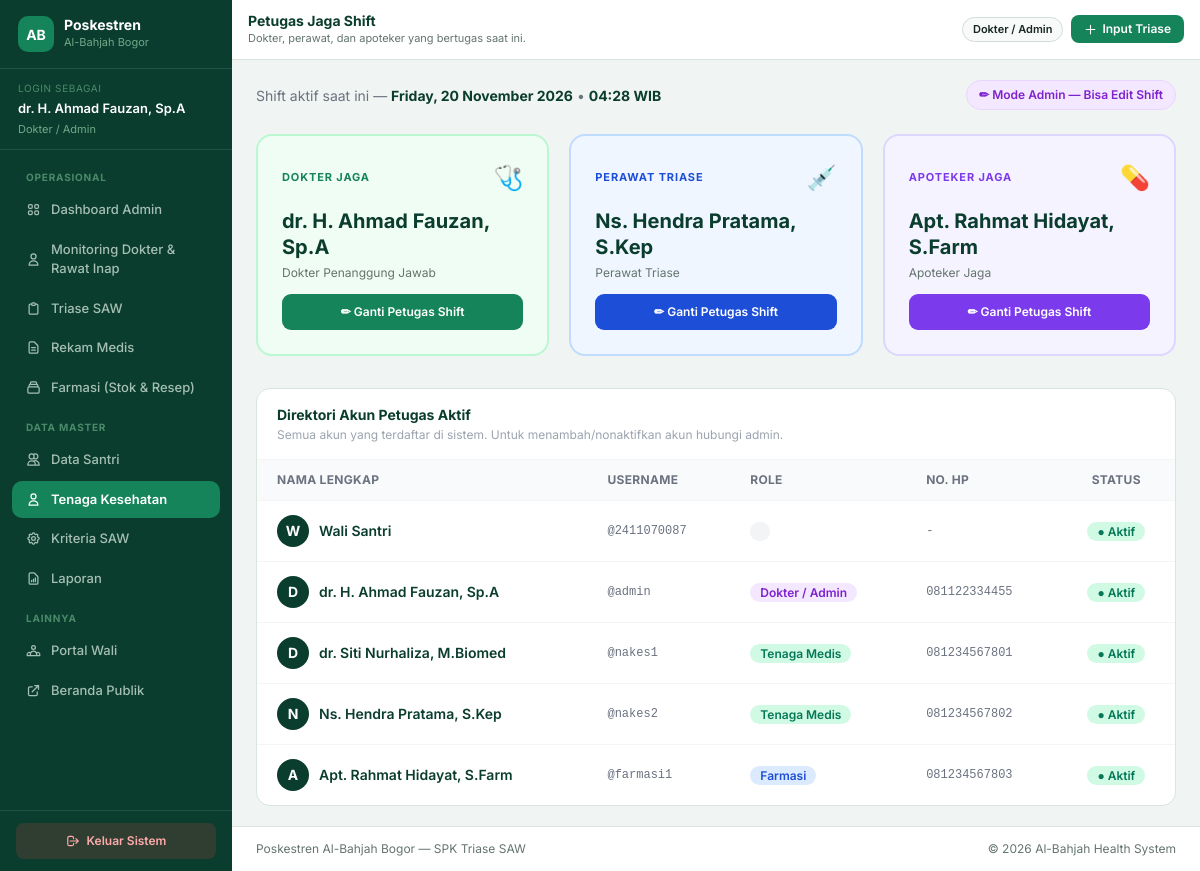
Screenshot of /nakes.php (signed in) with the database file from the repository.
### tables this page shows
CREATE TABLE `shift_jaga` (
  `id` int(11) NOT NULL AUTO_INCREMENT,
  `posisi` varchar(50) NOT NULL,
  `nama` varchar(150) NOT NULL,
  `catatan` varchar(255) DEFAULT '',
  `updated_by` int(11) DEFAULT NULL,
  `updated_at` datetime DEFAULT current_timestamp() ON UPDATE current_timestamp(),
  PRIMARY KEY (`id`),
  UNIQUE KEY `posisi` (`posisi`)
);

CREATE TABLE `users` (
  `id` int(11) NOT NULL AUTO_INCREMENT,
  `username` varchar(50) NOT NULL,
  `password_hash` varchar(255) NOT NULL,
  `nama_lengkap` varchar(100) NOT NULL,
  `role` enum('admin','petugas_kesehatan','petugas_farmasi','santri_wali') NOT NULL,
  `no_hp` varchar(20) DEFAULT NULL,
  `is_active` tinyint(1) DEFAULT 1,
  `created_at` timestamp NOT NULL DEFAULT current_timestamp(),
  `updated_at` timestamp NOT NULL DEFAULT current_timestamp() ON UPDATE current_timestamp(),
  `password` varchar(255) NOT NULL,
  PRIMARY KEY (`id`),
  UNIQUE KEY `username` (`username`)
);

### nakes.php (the view, shortened to what this page needs)
<?php
require_once 'header.php';
$conn->query("CREATE TABLE IF NOT EXISTS shift_jaga (
    id          INT AUTO_INCREMENT PRIMARY KEY,
    posisi      VARCHAR(50)  NOT NULL UNIQUE,  -- 'dokter', 'perawat', 'farmasi'
    nama        VARCHAR(150) NOT NULL,
    catatan     VARCHAR(255) DEFAULT '',
    updated_by  INT DEFAULT NULL,
    updated_at  DATETIME DEFAULT CURRENT_TIMESTAMP ON UPDATE CURRENT_TIMESTAMP
) ENGINE=InnoDB DEFAULT CHARSET=utf8mb4");
$shift = [];
$res   = $conn->query("SELECT sj.*, u.nama_lengkap as diubah_oleh
                        FROM shift_jaga sj
                        LEFT JOIN users u ON u.id = sj.updated_by
                        ORDER BY FIELD(posisi,'dokter','perawat','farmasi')");
while ($r = $res->fetch_assoc()) $shift[$r['posisi']] = $r;
$dokter_list  = [];
$perawat_list = [];
$farmasi_list = [];
$res_users = $conn->query("SELECT id, nama_lengkap, role FROM users WHERE is_active=1 AND role != 'santri_wali' ORDER BY role, nama_lengkap");
while ($u = $res_users->fetch_assoc()) {
    if ($u['role'] === 'admin' || $u['role'] === 'petugas_kesehatan') {
        $nama_low = strtolower($u['nama_lengkap']);
        $is_dr = strpos($nama_low,'dr.') !== false || strpos($nama_low,'sp.') !== false;
        if ($is_dr) $dokter_list[]  = $u;
        else        $perawat_list[] = $u;
    } elseif ($u['role'] === 'petugas_farmasi') {
        $farmasi_list[] = $u;
    }
}
$posisi_config = [
    'dokter'  => ['label'=>'Dokter Jaga',   'icon'=>'🩺', 'color'=>'#16845B', 'bg'=>'#f0fdf4', 'border'=>'#bbf7d0', 'list'=>$dokter_list],
    'perawat' => ['label'=>'Perawat Triase', 'icon'=>'💉', 'color'=>'#1d4ed8', 'bg'=>'#eff6ff', 'border'=>'#bfdbfe', 'list'=>$perawat_list],
    'farmasi' => ['label'=>'Apoteker Jaga',  'icon'=>'💊', 'color'=>'#7c3aed', 'bg'=>'#f5f3ff', 'border'=>'#ddd6fe', 'list'=>$farmasi_list],
];
?>
<div class="flex items-center justify-between mb-6">
    <div>
        <p class="text-sm text-gray-500 mt-0.5">
            Shift aktif saat ini &mdash;
            <strong class="text-[#0B3D2E]"><?= date('l, d F Y'); ?></strong> &bull;
            <strong class="text-[#0B3D2E]"><?= date('H:i'); ?> WIB</strong>
        </p>
    </div>
    <?php if ($user_role === 'admin'): ?>
    <span class="text-xs font-semibold px-3 py-1.5 rounded-full bg-purple-100 text-purple-700 border border-purple-200">
        ✏ Mode Admin — Bisa Edit Shift
    </span>
    <?php endif; ?>
</div>
<div class="grid grid-cols-1 md:grid-cols-3 gap-5 mb-8">
    <?php foreach ($posisi_config as $posisi => $cfg):
        $data = $shift[$posisi] ?? null;
        $nama_jaga   = $data['nama']    ?? '(Belum diatur)';
        $catatan_jaga = $data['catatan'] ?? '';
    ?>
    <div style="background:<?= $cfg['bg']; ?>; border:2px solid <?= $cfg['border']; ?>; border-radius:16px; padding:24px; display:flex; flex-direction:column; gap:12px;">
        <div class="flex items-center justify-between">
            <span style="font-size:11px;font-weight:700;text-transform:uppercase;letter-spacing:.08em;color:<?= $cfg['color']; ?>;">
                <?= $cfg['label']; ?>
            </span>
            <span style="font-size:24px;"><?= $cfg['icon']; ?></span>
        </div>
        <div>
            <div style="font-size:20px;font-weight:700;color:#0B3D2E;line-height:1.3;">
                <?= htmlspecialchars($nama_jaga); ?>
            </div>
            <?php if (!empty($catatan_jaga)): ?>
            <div style="font-size:12px;color:#64756D;margin-top:4px;">
                <?= htmlspecialchars($catatan_jaga); ?>
            </div>
            <?php endif; ?>
        </div>
        <?php if ($user_role === 'admin'): ?>
        <button onclick="bukaEdit('<?= $posisi; ?>', '<?= addslashes($nama_jaga); ?>', '<?= addslashes($catatan_jaga); ?>', '<?= $cfg['label']; ?>')"
                style="margin-top:auto;padding:9px 0;background:<?= $cfg['color']; ?>;color:#fff;border:none;border-radius:9px;font-size:12px;font-weight:600;cursor:pointer;transition:opacity .15s;width:100%;"
                onmouseover="this.style.opacity='.85'" onmouseout="this.style.opacity='1'">
            ✏ Ganti Petugas Shift
        </button>
        <?php endif; ?>
    </div>
    <?php endforeach; ?>
</div>
<div class="card overflow-hidden">
    <div class="px-5 py-4 border-b border-gray-100 flex items-center justify-between">
        <div>
            <h2 class="text-sm font-bold text-[#0B3D2E]">Direktori Akun Petugas Aktif</h2>
            <p class="text-xs text-gray-400 mt-0.5">Semua akun yang terdaftar di sistem. Untuk menambah/nonaktifkan akun hubungi admin.</p>
        </div>
    </div>
    <div class="overflow-x-auto">
        <table class="w-full text-sm">
            <thead>
                <tr class="bg-gray-50 text-xs text-gray-500 font-semibold border-b border-gray-100 uppercase tracking-wide">
                    <th class="px-5 py-3 text-left">Nama Lengkap</th>
                    <th class="px-5 py-3 text-left">Username</th>
                    <th class="px-5 py-3 text-left">Role</th>
                    <th class="px-5 py-3 text-left">No. HP</th>
                    <th class="px-5 py-3 text-center">Status</th>
                </tr>
            </thead>
            <tbody class="divide-y divide-gray-100">
                <?php
                $res_all = $conn->query("SELECT * FROM users WHERE role != 'santri_wali' ORDER BY role, nama_lengkap ASC");
                $role_label = [
                    'admin'             => ['label'=>'Dokter / Admin',  'bg'=>'bg-purple-100 text-purple-700'],
                    'petugas_kesehatan' => ['label'=>'Tenaga Medis',    'bg'=>'bg-emerald-100 text-emerald-700'],
                    'petugas_farmasi'   => ['label'=>'Farmasi',         'bg'=>'bg-blue-100 text-blue-700'],
                ];
                if ($res_all) while ($u = $res_all->fetch_assoc()):
                    $rl = $role_label[$u['role']] ?? ['label'=>ucfirst($u['role']),'bg'=>'bg-gray-100 text-gray-600'];
                ?>
                <tr class="hover:bg-gray-50 transition">
                    <td class="px-5 py-3.5">
                        <div class="flex items-center gap-2.5">
                            <div class="w-8 h-8 rounded-full bg-[#0B3D2E] text-white flex items-center justify-center font-bold text-sm flex-shrink-0">
                                <?= strtoupper(mb_substr($u['nama_lengkap'], 0, 1)); ?>
                            </div>
                            <span class="font-semibold text-[#0B3D2E]"><?= htmlspecialchars($u['nama_lengkap']); ?></span>
                        </div>
                    </td>
                    <td class="px-5 py-3.5 font-mono text-gray-500 text-xs">@<?= htmlspecialchars($u['username']); ?></td>
                    <td class="px-5 py-3.5">
                        <span class="text-xs font-semibold px-2.5 py-0.5 rounded-full <?= $rl['bg']; ?>">
                            <?= $rl['label']; ?>
                        </span>
                    </td>
                    <td class="px-5 py-3.5 font-mono text-xs text-gray-500"><?= htmlspecialchars($u['no_hp'] ?: '-'); ?></td>
                    <td class="px-5 py-3.5 text-center">
                        <?php if ($u['is_active']): ?>
                        <span class="text-xs font-semibold px-2.5 py-0.5 rounded-full bg-emerald-100 text-emerald-700">● Aktif</span>
                        <?php else: ?>
                        <span class="text-xs font-semibold px-2.5 py-0.5 rounded-full bg-gray-100 text-gray-500">○ Nonaktif</span>
                        <?php endif; ?>
                    </td>
                </tr>
                <?php endwhile; ?>
            </tbody>
        </table>
    </div>
</div>
<?php require_once 'footer.php'; ?>

### header.php (style rules this page uses)
body { font-family: 'Inter', sans-serif; background: #f0f4f2; color: #182923; }
.card, .card-custom { background: #fff; border: 1px solid #d8e6de; border-radius: 14px; }

### rows the page displays
shift_jaga: nama "dr. H. Ahmad Fauzan, Sp.A", catatan "Dokter Penanggung Jawab"
shift_jaga: nama "Ns. Hendra Pratama, S.Kep", catatan "Perawat Triase"
shift_jaga: nama "Apt. Rahmat Hidayat, S.Farm", catatan "Apoteker Jaga"
users: nama_lengkap "W", nama_lengkap "Wali Santri", username "2411070087", no_hp "-", is_active "● Aktif"
users: nama_lengkap "D", nama_lengkap "dr. H. Ahmad Fauzan, Sp.A", username "admin", role "Dokter / Admin", no_hp "081122334455", is_active "● Aktif"
users: nama_lengkap "D", nama_lengkap "dr. Siti Nurhaliza, M.Biomed", username "nakes1", role "Tenaga Medis", no_hp "081234567801", is_active "● Aktif"
users: nama_lengkap "N", nama_lengkap "Ns. Hendra Pratama, S.Kep", username "nakes2", role "Tenaga Medis", no_hp "081234567802", is_active "● Aktif"
users: nama_lengkap "A", nama_lengkap "Apt. Rahmat Hidayat, S.Farm", username "farmasi1", role "Farmasi", no_hp "081234567803", is_active "● Aktif"

### other values shown
$user_name "dr. H. Ahmad Fauzan, Sp.A"
$role_map[$user_role] "Dokter / Admin"
$page_title "Petugas Jaga Shift"
$page_desc "Dokter, perawat, dan apoteker yang bertugas saat ini."
$badge['label'] "Dokter / Admin"
$cfg['label'] "DOKTER JAGA"
$cfg['icon'] "🩺"
$cfg['label'] "PERAWAT TRIASE"
$cfg['icon'] "💉"
$cfg['label'] "APOTEKER JAGA"
$cfg['icon'] "💊"
